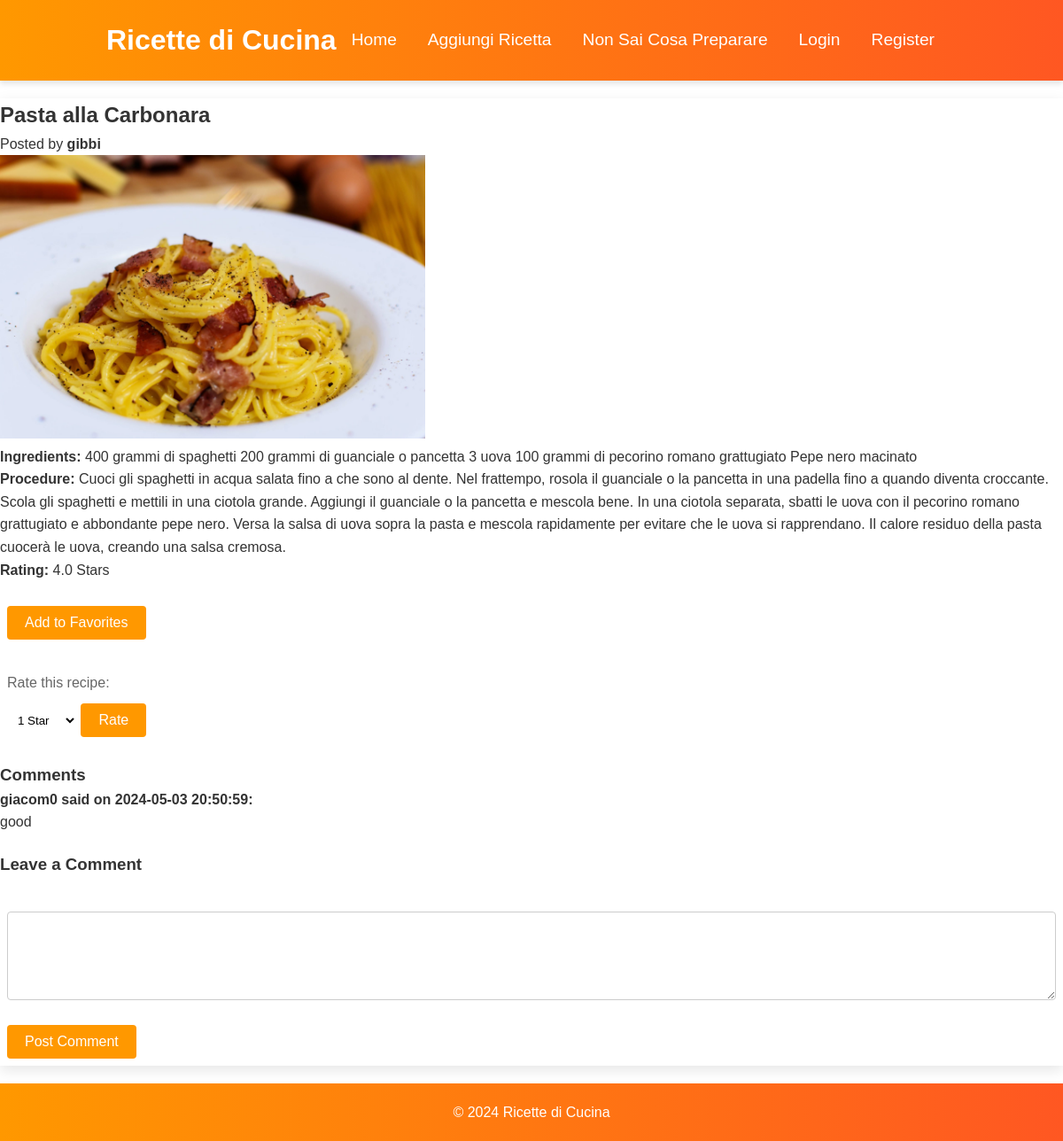
The app's page /recipe/5 with its own data.
### tables this page shows
CREATE TABLE recipe (
    id INTEGER PRIMARY KEY AUTOINCREMENT,
    name TEXT NOT NULL,
    ingredients TEXT NOT NULL,
    procedure TEXT NOT NULL,
    user_id INTEGER, image_path TEXT,
    FOREIGN KEY (user_id) REFERENCES user (id)
);

CREATE TABLE user (
    id INTEGER PRIMARY KEY AUTOINCREMENT,
    username TEXT UNIQUE NOT NULL,
    email TEXT UNIQUE NOT NULL,
    password_hash TEXT NOT NULL
);

CREATE TABLE comment (
    id INTEGER PRIMARY KEY AUTOINCREMENT,
    user_id INTEGER NOT NULL,
    recipe_id INTEGER NOT NULL,
    text TEXT NOT NULL,
    created_at TIMESTAMP DEFAULT CURRENT_TIMESTAMP,
    FOREIGN KEY (user_id) REFERENCES user (id),
    FOREIGN KEY (recipe_id) REFERENCES recipe (id)
);

### app.py (the view)
@app.route('/recipe/<int:recipe_id>')
def view_recipe(recipe_id):
    db = get_db()
    recipe_data = db.execute(
        'SELECT r.*, u.username AS user_name FROM recipe r '
        'JOIN user u ON r.user_id = u.id '
        'WHERE r.id = ?', (recipe_id,)
    ).fetchone()
    if recipe_data is None:
        flash('Recipe not found.', 'error')
        return redirect(url_for('index'))
    recipe = dict(recipe_data)
    comments = db.execute(
        'SELECT comment.*, user.username FROM comment '
        'JOIN user ON comment.user_id = user.id '
        'WHERE recipe_id = ? ORDER BY comment.created_at DESC',
        (recipe_id,)
    ).fetchall()
    rating_result = db.execute(
        'SELECT AVG(rating) as average_rating FROM rating '
        'WHERE recipe_id = ?',
        (recipe_id,)
    ).fetchone()
    if rating_result['average_rating'] is not None:
        recipe['average_rating'] = float(rating_result['average_rating'])
    else:
        recipe['average_rating'] = 0.0
    user_rating = None
    if 'user_id' in session:
        user_rating_query = db.execute(
            'SELECT rating FROM rating WHERE user_id = ? AND recipe_id = ?',
            (session['user_id'], recipe_id)
        ).fetchone()
        user_rating = user_rating_query['rating'] if user_rating_query else 0.0
    return render_template('recipe_view.html', recipe=recipe, comments=comments, user_rating = user_rating)

### app.py (called while the page is built)
def get_db():
    db_path = app.config['DATABASE']
    if '_database' not in g:
        g._database = sqlite3.connect(db_path)
        g._database.row_factory = sqlite3.Row
    return g._database

@app.teardown_appcontext
def close_connection(exception):
    db = g.pop('_database', None)
    if db is not None:
        db.close()

### templates/recipe_view.html
{% extends "layout.html" %}
{% block content %}
<h2>{{ recipe.name }}</h2>
<p>Posted by <strong>{{ recipe.user_name }}</strong></p>
<img src="../{{ recipe.image_path }}" alt="Immagine del piatto" class="recipe-image">
<p><strong>Ingredients:</strong> {{ recipe.ingredients }}</p>
<p><strong>Procedure:</strong> {{ recipe.procedure }}</p>
<div class="rating-favorites">
    <div>
        <p><strong>Rating:</strong>
            {% if recipe.average_rating != 0.0 %}
                {{ recipe.average_rating|round(1) }} Stars
            {% else %}
                No rating yet
            {% endif %}
        </p>
        <div>
            <form action="{{ url_for('add_to_favorites', recipe_id=recipe.id) }}" method="post">
                <button type="submit">Add to Favorites</button>
            </form>
        </div>
        <form method="post" action="{{ url_for('rate_recipe', recipe_id=recipe.id) }}">
            <label for="rating">Rate this recipe:</label>
            <select name="rating" id="rating">
                {% for star in range(1, 6) %}
                    <option value="{{ star }}" {{ 'selected' if user_rating and star == user_rating }}> {{ star }} Star{{ 's' if star > 1 }}</option>
                {% endfor %}
            </select>
            <button type="submit">Rate</button>
        </form>
    </div>
</div>
<div class="comments">
    <h3>Comments</h3>
    {% for comment in comments %}
        <div class="comment">
            <strong>{{ comment.username }} said on {{ comment.created_at }}:</strong>
            <p>{{ comment.text }}</p>
        </div>
    {% endfor %}
</div>
<section class="comments">
    <h3>Leave a Comment</h3>
    <form method="post" action="{{ url_for('submit_comment', recipe_id=recipe.id) }}">
        <textarea name="comment_text" required></textarea>
        <button type="submit">Post Comment</button>
    </form>
</section>
{% endblock %}

### templates/layout.html (shortened to what this page needs)
<!DOCTYPE html>
<html lang="en">
<head>
    <link rel="stylesheet" href="{{ url_for('static', filename='style.css') }}">
</head>
<body class="{% block body_class %}{% endblock %}">
{% block header %}
    <header>
        <h1>Ricette di Cucina</h1>
        <nav>
            <ul>
                <li><a href="{{ url_for('index') }}">Home</a></li>
                <li><a href="{{ url_for('new_recipe') }}">Aggiungi Ricetta</a></li>
                <li><a href="{{ url_for('random_recipe') }}">Non Sai Cosa Preparare</a></li>
                {% if 'user_id' in session %}
                    <li><a href="{{ url_for('my_favorites') }}">Ricette Preferite</a></li>
                    <li><a href="{{ url_for('logout') }}">Logout</a></li>
                {% else %}
                    <li><a href="{{ url_for('login') }}">Login</a></li>
                    <li><a href="{{ url_for('register') }}">Register</a></li>
                {% endif %}
            </ul>
        </nav>
    </header>
{% endblock %}
<main>
    {% block content %}
    {% endblock %}
</main>
{% block footer %}
    <footer>
        <p>&copy; 2024 Ricette di Cucina</p>
    </footer>
{% endblock %}
</body>
</html>

### static/style.css (style rules this page uses)
* { box-sizing: border-box; margin: 0; padding: 0; }
body, h1, h2, h3, p, form, ul, li { font-family: 'Helvetica Neue', Helvetica, Arial, sans-serif; }
body { line-height: 1.6; font-size: 16px; background-color: #fff; color: #333; }
header { background: linear-gradient(to right, #ff9800, #ff5722); color: #ffffff; padding: 20px 10%; text-align: center; display: flex; justify-content: space-between; align-items: center; box-shadow: 0 4px 6px rgba(0, 0, 0, 0.1); }
nav ul { display: flex; align-items: center; list-style: none; padding: 0; }
nav li { margin-right: 20px; font-size: 16px; }
nav ul li { display: inline; margin-right: 15px; }
nav ul li a { color: #ffffff; text-decoration: none; font-size: 1.2em; padding: 10px; transition: color 0.3s; }
main { margin-top: 20px; background: #ffffff; box-shadow: 0 5px 15px rgba(0, 0, 0, 0.1); }
h1 { color: #ffffff; }
h2 { color: #333; }
form { background: #ffffff; padding: 20px; margin-top: 20px; border: 1px solid #ddd; transition: transform 0.3s ease-in-out; }
form label { display: block; margin-bottom: 10px; color: #666; }
form input[type="text"], form input[type="email"], form input[type="password"], form textarea { width: 100%; padding: 10px; margin-bottom: 20px; border: 1px solid #ccc; }
form button { background-color: #ff9800; color: #ffffff; border: none; padding: 10px 20px; font-size: 1em; cursor: pointer; transition: background-color 0.3s; }
footer { text-align: center; padding: 20px 10%; background: linear-gradient(to right, #ff9800, #ff5722); color: #ffffff; margin-top: 20px; }
body, h1, h2, h3, p, form, ul, li { font-family: Arial, sans-serif; }
.recipe-image { max-width: 40%; height: auto; margin-right: 20px; }
.comments { margin-top: 20px; }
.comment { margin-bottom: 10px; }
textarea { width: 100%; height: 100px; margin-top: 10px; padding: 8px; border: 1px solid #ccc; border-radius: 4px; }
select, input, button, form { padding: 8px; border: none; outline: none; background: none; color: inherit; cursor: pointer; border-radius: 4px; }
button { background: orange; color: white; }
select { background: white; color: black; }

### records on screen
recipe: name "Pasta alla Carbonara", ingredients "400 grammi di spaghetti 200 grammi di guanciale o pancetta 3 uova 100 grammi di pecorino romano grattugiato Pepe nero macinato", procedure "Cuoci gli spaghetti in acqua salata fino a che sono al dente. Nel frattempo, rosola il guanciale o la pancetta in una padella fino a quando diventa croccante. Scola gli spaghetti e mettili in una ciotola grande. Aggiungi il guanciale o la pancetta e mescola bene. In una ciotola separata, sbatti le uova con il pecorino romano grattugiato e abbondante pepe nero. Versa la salsa di uova sopra la pasta e mescola rapidamente per evitare che le uova si rapprendano. Il calore residuo della pasta cuocerà le uova, creando una salsa cremosa."
user: user_name "gibbi"
comment: username "giacom0", created_at "2024-05-03 20:50:59", text "good"

### other values on screen
{{ recipe.average_rating|round(1) }} "4.0"
form field rating "1 Star"
